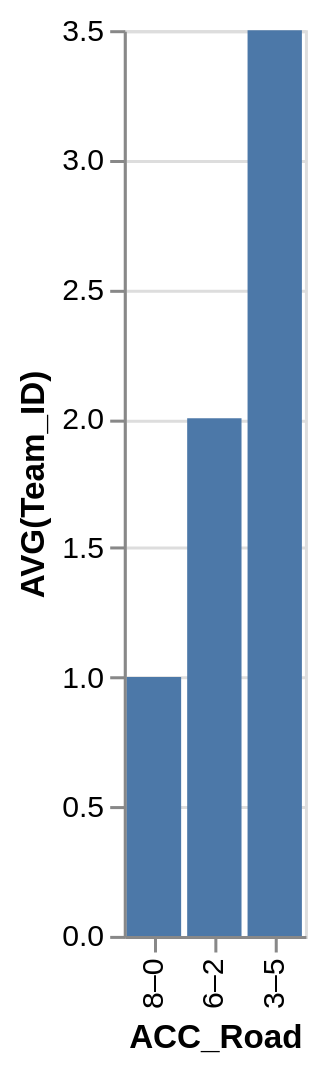

Vega-Lite specification stored for this chart:
### Vega-Lite specification from a JSON file in a GitHub repository (floating-point values rounded to 4 significant figures)
{"data": {"values": [{"x_data": "8–0", "y_data": 1}, {"x_data": "6–2", "y_data": 2}, {"x_data": "3–5", "y_data": 3.5}]}, "mark": "bar", "encoding": {"x": {"field": "x_data", "type": "nominal", "title": "ACC_Road", "sort": "descending"}, "y": {"field": "y_data", "type": "quantitative", "title": "AVG(Team_ID)"}}}
